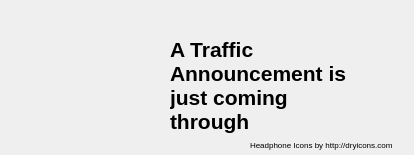
<?xml version="1.0" encoding="UTF-8"?>
<ui version="4.0">
 <class>taPopup</class>
 <widget class="QWidget" name="taPopup">
  <property name="geometry">
   <rect>
    <x>0</x>
    <y>0</y>
    <width>414</width>
    <height>155</height>
   </rect>
  </property>
  <property name="windowIcon">
   <iconset>
    <normaloff>Bild1.png</normaloff>Bild1.png</iconset>
  </property>
  <widget class="QLabel" name="label">
   <property name="geometry">
    <rect>
     <x>10</x>
     <y>10</y>
     <width>151</width>
     <height>141</height>
    </rect>
   </property>
   <property name="text">
    <string/>
   </property>
   <property name="pixmap">
    <pixmap>Bild1.png</pixmap>
   </property>
  </widget>
  <widget class="QLabel" name="label_2">
   <property name="geometry">
    <rect>
     <x>170</x>
     <y>20</y>
     <width>201</width>
     <height>131</height>
    </rect>
   </property>
   <property name="text">
    <string>&lt;!DOCTYPE HTML PUBLIC &quot;-//W3C//DTD HTML 4.0//EN&quot; &quot;http://www.w3.org/TR/REC-html40/strict.dtd&quot;&gt;
&lt;html&gt;&lt;head&gt;&lt;meta name=&quot;qrichtext&quot; content=&quot;1&quot; /&gt;&lt;style type=&quot;text/css&quot;&gt;
p, li { white-space: pre-wrap; }
&lt;/style&gt;&lt;/head&gt;&lt;body style=&quot; font-family:'Ubuntu'; font-size:11pt; font-weight:400; font-style:normal;&quot;&gt;
&lt;p style=&quot; margin-top:0px; margin-bottom:0px; margin-left:0px; margin-right:0px; -qt-block-indent:0; text-indent:0px;&quot;&gt;&lt;span style=&quot; font-size:16pt; font-weight:600;&quot;&gt;A Traffic Announcement is just coming through&lt;/span&gt;&lt;/p&gt;&lt;/body&gt;&lt;/html&gt;</string>
   </property>
   <property name="textFormat">
    <enum>Qt::RichText</enum>
   </property>
   <property name="scaledContents">
    <bool>true</bool>
   </property>
   <property name="wordWrap">
    <bool>true</bool>
   </property>
  </widget>
  <widget class="QLabel" name="label_3">
   <property name="geometry">
    <rect>
     <x>250</x>
     <y>140</y>
     <width>161</width>
     <height>17</height>
    </rect>
   </property>
   <property name="text">
    <string>&lt;!DOCTYPE HTML PUBLIC &quot;-//W3C//DTD HTML 4.0//EN&quot; &quot;http://www.w3.org/TR/REC-html40/strict.dtd&quot;&gt;
&lt;html&gt;&lt;head&gt;&lt;meta name=&quot;qrichtext&quot; content=&quot;1&quot; /&gt;&lt;style type=&quot;text/css&quot;&gt;
p, li { white-space: pre-wrap; }
&lt;/style&gt;&lt;/head&gt;&lt;body style=&quot; font-family:'Ubuntu'; font-size:11pt; font-weight:400; font-style:normal;&quot;&gt;
&lt;p style=&quot; margin-top:0px; margin-bottom:0px; margin-left:0px; margin-right:0px; -qt-block-indent:0; text-indent:0px;&quot;&gt;&lt;span style=&quot; font-size:6pt;&quot;&gt;Headphone Icons by http://dryicons.com&lt;/span&gt;&lt;/p&gt;
&lt;p style=&quot;-qt-paragraph-type:empty; margin-top:0px; margin-bottom:0px; margin-left:0px; margin-right:0px; -qt-block-indent:0; text-indent:0px; font-size:6pt;&quot;&gt;&lt;/p&gt;&lt;/body&gt;&lt;/html&gt;</string>
   </property>
  </widget>
 </widget>
 <resources/>
 <connections/>
</ui>
